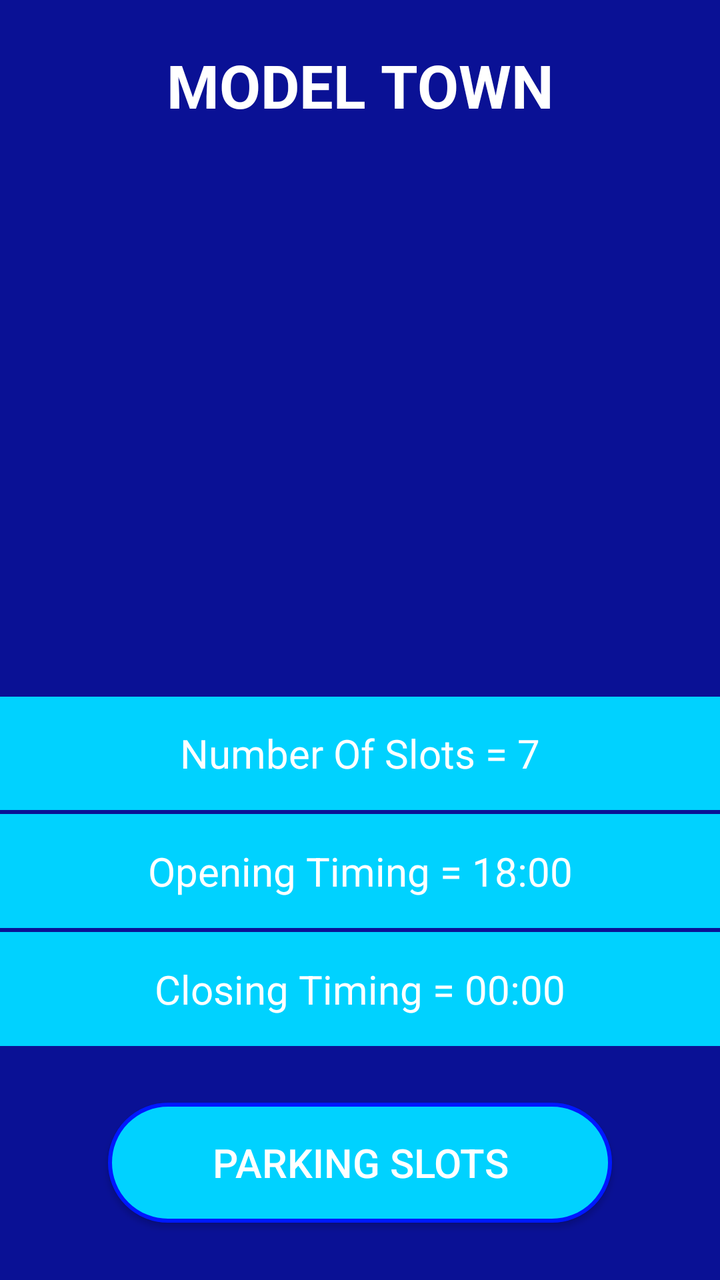
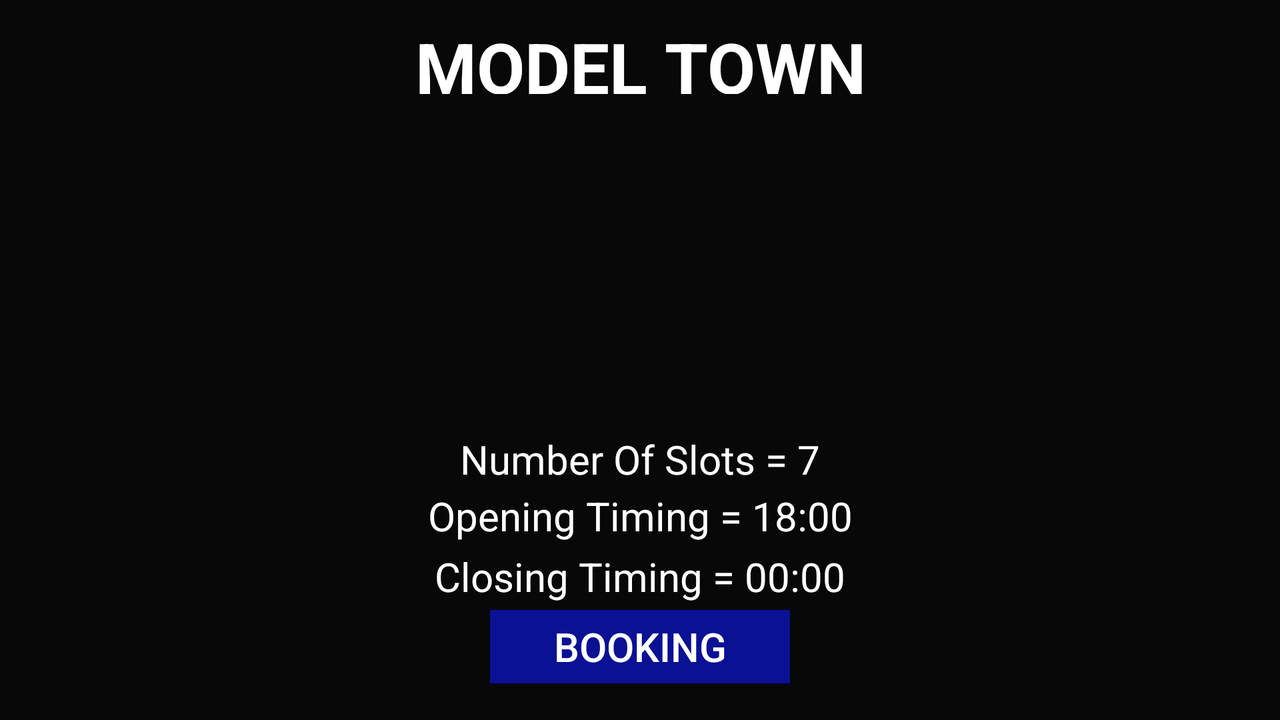

Two renders of one Android screen. The first uses the default layout on a phone; the second uses the alternative layout the repository ships for a different screen configuration, on a matching device. The two XML files are below.
<!-- AndroidManifest.xml: application theme AppTheme -->
<!-- res/layout/model_town_info.xml -->
<?xml version="1.0" encoding="utf-8"?>
<LinearLayout xmlns:android="http://schemas.android.com/apk/res/android"
    xmlns:app="http://schemas.android.com/apk/res-auto"
    xmlns:tools="http://schemas.android.com/tools"
    android:layout_width="match_parent"
    android:layout_height="match_parent"
    android:weightSum="10"
    android:id="@+id/relLayout"
    android:orientation="vertical"
    android:background="#0a1195"
    tools:context=".ModelTownInfo">

    <TextView
        android:layout_width="match_parent"
        android:layout_height="0dp"
        android:layout_weight="1.5"
        android:gravity="center"
        android:textStyle="bold"
        android:textColor="#ffffff"
        android:background="#0a1195"
        android:text="MODEL TOWN"
        android:textSize="30sp"
        android:textAlignment="center"/>

    <ViewFlipper
        android:layout_width="match_parent"
        android:layout_height="0dp"
        android:layout_marginTop="5dp"
        android:layout_weight="4.5"
        android:id="@+id/v_flipper"/>


    <TextView
        android:layout_width="match_parent"
        android:layout_height="0dp"
        android:layout_weight="1"
        android:textColor="#ffffff"
        android:gravity="center"
        android:background="#00d2ff"
        android:text="Number Of Slots = 7"
        android:layout_marginTop="2dp"
        android:textSize="20sp"
        android:textAlignment="center"/>
    <TextView
        android:layout_width="match_parent"
        android:layout_height="0dp"
        android:layout_weight="1"
        android:background="#00d2ff"
        android:gravity="center"
        android:textColor="#ffffff"
        android:text="Opening Timing = 18:00"
        android:layout_marginTop="2dp"
        android:textSize="20sp"
        android:textAlignment="center"/>
    <TextView
        android:layout_width="match_parent"
        android:layout_height="0dp"
        android:layout_weight="1"
        android:background="#00d2ff"
        android:gravity="center"
        android:textColor="#ffffff"
        android:text="Closing Timing = 00:00"
        android:layout_marginTop="2dp"
        android:textSize="20sp"
        android:textAlignment="center"/>

    <LinearLayout
        android:layout_width="match_parent"
        android:layout_height="wrap_content"
        android:orientation="horizontal"
        android:layout_weight="1"
        android:gravity="center"
        android:weightSum="10">

        <Button
            android:id="@+id/btn_booking"
            android:layout_width="0dp"
            android:layout_height="60dp"
            android:layout_weight="7"
            android:layout_gravity="center"
            android:textColor="#ffffff"
            android:background="@drawable/roundbutton"
            android:text="Parking Slots"
            android:textSize="20sp" />
    </LinearLayout>



</LinearLayout>
<!-- resources referenced by this layout -->
<resources>
  <!-- drawable roundbutton (drawable) -->
  <?xml version="1.0" encoding="utf-8"?>
  <selector xmlns:android="http://schemas.android.com/apk/res/android">
      <item android:state_pressed="false">
          <shape android:shape="rectangle">
              <corners android:radius="1000dp" />
              <solid android:color="#00d2ff" />
              <stroke
                  android:width="2dip"
                  android:color="#0018ff" />
              <padding
                  android:bottom="4dp"
                  android:left="4dp"
                  android:right="4dp"
                  android:top="4dp" />
          </shape>
      </item>
      <item android:state_pressed="true">
          <shape android:shape="rectangle">
              <corners android:radius="1000dp" />
              <solid android:color="#0018ff" />
              <stroke
                  android:width="2dip"
                  android:color="#0018ff" />
              <padding
                  android:bottom="4dp"
                  android:left="4dp"
                  android:right="4dp"
                  android:top="4dp" />
          </shape>
      </item>
  </selector>
  <style name="AppTheme" parent="Theme.AppCompat.Light.NoActionBar">
          
          <item name="colorPrimary">@color/colorPrimary</item>
          <item name="colorPrimaryDark">@color/colorPrimaryDark</item>
          <item name="colorAccent">@color/colorAccent</item>
          <item name="android:windowFullscreen">true</item>
      </style>
  <color name="colorPrimary">#0a091b</color>
  <color name="colorPrimaryDark">#070716</color>
  <color name="colorAccent">#D81B60</color>
</resources>
<!-- res/layout-land/model_town_info.xml (the repository's variant of the layout above) -->
<!-- drawn on the phone turned sideways -->
<?xml version="1.0" encoding="utf-8"?>
<LinearLayout xmlns:android="http://schemas.android.com/apk/res/android"
    xmlns:app="http://schemas.android.com/apk/res-auto"
    xmlns:tools="http://schemas.android.com/tools"
    android:layout_width="match_parent"
    android:layout_height="match_parent"
    android:weightSum="6"
    android:id="@+id/relLayout"
    android:orientation="vertical"
    android:background="#080808"
    tools:context=".ModelTownInfo">

    <TextView
        android:layout_width="match_parent"
        android:layout_height="0dp"
        android:layout_weight="0.7"
        android:textStyle="bold"
        android:textColor="#ffffff"
        android:layout_marginTop="10dp"
        android:text="MODEL TOWN"
        android:textSize="35sp"
        android:textAlignment="center"/>

    <ViewFlipper
        android:layout_width="match_parent"
        android:layout_height="0dp"
        android:layout_weight="3"
        android:id="@+id/v_flipper"/>


    <TextView
        android:layout_width="match_parent"
        android:layout_height="0dp"
        android:layout_weight="0.5"
        android:textColor="#ffffff"
        android:layout_marginTop="10dp"
        android:text="Number Of Slots = 7"
        android:textSize="20sp"
        android:textAlignment="center"/>
    <TextView
        android:layout_width="match_parent"
        android:layout_height="0dp"
        android:layout_weight="0.5"
        android:layout_margin="2dp"
        android:textColor="#ffffff"
        android:text="Opening Timing = 18:00"
        android:textSize="20sp"
        android:textAlignment="center"/>
    <TextView
        android:layout_width="match_parent"
        android:layout_height="0dp"
        android:layout_weight="0.5"
        android:layout_margin="2dp"
        android:textColor="#ffffff"
        android:text="Closing Timing = 00:00"
        android:textSize="20sp"
        android:textAlignment="center"/>

    <Button
        android:id="@+id/btn_booking"
        android:layout_width="150dp"
        android:layout_height="10dp"
        android:layout_gravity="center"
        android:layout_weight="0.5"
        android:layout_margin="2dp"
        android:textColor="#ffffff"
        android:background="#0a1195"
        android:text="BOOKING"
        android:textSize="20sp" />

</LinearLayout>
<!-- resources referenced by the variant -->
<!-- as the phone turned sideways resolves them -->
<resources>
  <style name="AppTheme" parent="Theme.AppCompat.Light.NoActionBar">
          
          <item name="colorPrimary">@color/colorPrimary</item>
          <item name="colorPrimaryDark">@color/colorPrimaryDark</item>
          <item name="colorAccent">@color/colorAccent</item>
          <item name="android:windowFullscreen">true</item>
      </style>
  <color name="colorPrimary">#0a091b</color>
  <color name="colorPrimaryDark">#070716</color>
  <color name="colorAccent">#D81B60</color>
</resources>
